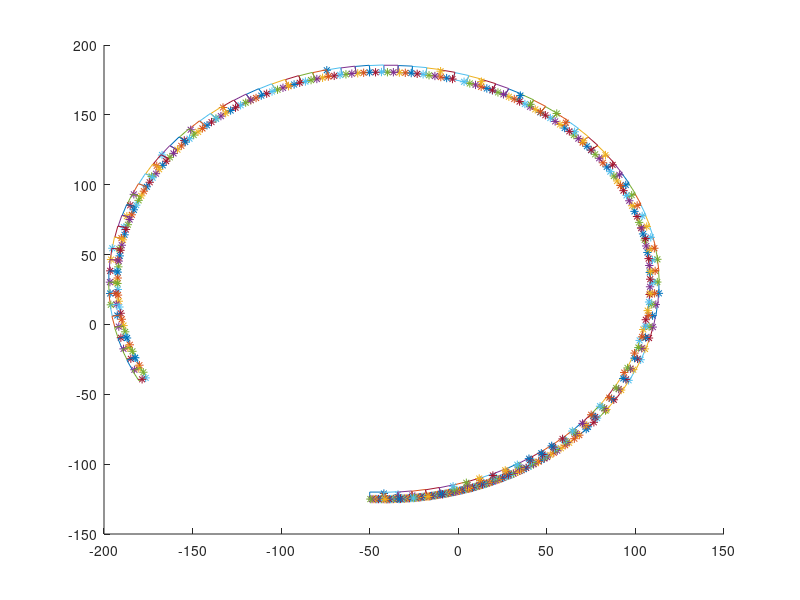

Write the MATLAB code that produced this figure.
clear;clc
close all;
precision=0.5;%激光雷达精度 
T=1;%扫描间隔
maxTime=100;%总时间
s=3;%每次逆时针旋转随机0~s度
clutterNum=50 %杂波最大值
Scenario.Z{1}=cell(1,maxTime)
F = [1, T, 0, 0
    0, 1, 0, 0
    0, 0, 1, T
    0, 0, 0, 1]; %目标转移矩阵
W=8;
H=5;
V=8;%初始x方向速度
a=[-50,V,-125+200,0]';%分别为[x轴起始坐标，x方向速度，y起始坐标，y方向速度] 矩形左下角坐标及参数
b=[a(1)+W,a(2),a(3),a(4)]';
c=[a(1)+W,a(2),a(3)+H,a(4)]';
d=[a(1),a(2),a(3)+H,a(4)]';
for i=1:T:maxTime
    %绘图
    figure(1);
    line([a(1) b(1)],[a(3)-200 b(3)-200]);
    line([b(1) c(1)],[b(3)-200 c(3)-200]);
    line([c(1) d(1)],[c(3)-200 d(3)-200]);
    line([d(1) a(1)],[d(3)-200 a(3)-200]);
    hold on;
    for j=1:precision:179 %激光雷达扫描扇形的范围
        k1=tand(j);
        xs=[a(1),b(1),c(1),d(1),a(1)];
        ys=[a(3),b(3),c(3),d(3),a(3)];
        temporary=[];
        %y1=linspace(0,10);
        %x1=y1/k1;
        %plot(x1,y1);
        hold on;
        for k=2:5
            if((xs(k)-xs(k-1))~=0)
                k2=(ys(k)-ys(k-1))/(xs(k)-xs(k-1));
                u=[(-xs(k)*k2+ys(k))/(k1-k2),k1*(((-xs(k)*k2+ys(k))/(k1-k2)))]';
                u(3)=sqrt(u(1)^2+u(2)^2);
                if (u(1)<=max(xs(k),xs(k-1))+0.01 && u(1)>=min(xs(k),xs(k-1))-0.01 && u(2)<=max(ys(k),ys(k-1))+0.01 && u(2)>=min(ys(k),ys(k-1))-0.01)
                    temporary=[temporary,u];
                end
            end
            if((xs(k)-xs(k-1))==0)
                u=[xs(k),k1*xs(k)]';
                u(3)=sqrt(u(1)^2+u(2)^2);
                if (u(1)<=max(xs(k),xs(k-1))+0.01 && u(1)>=min(xs(k),xs(k-1))-0.01 && u(2)<=max(ys(k),ys(k-1))+0.01 && u(2)>=min(ys(k),ys(k-1))-0.01)
                    temporary=[temporary,u];
                end
            end
        end
        if ~isempty(temporary)
            temporarys=temporary';
            temporarys=sortrows(temporarys,3);
            hold on;
            temporarys(1,2)=temporarys(1,2)-200;
            plot(temporarys(1,1),temporarys(1,2),'*');
            Scenario.Z{1}{i}=[Scenario.Z{1}{i},temporarys(1,1:2)'];
        end
    end
    %状态改变（主运动）
    a=F*a;
    b=F*b;
    c=F*c;
    d=F*d;
    %转动
    rx0=(a(1)+c(1))/2;
    ry0=(a(3)+c(3))/2;
%    ra=rand();
%     if ra>=0.66
%         rs=5;
%     elseif ra>=0.33 && ra<0.66
%         rs=-5;
%     else
%         rs=0;
%    end
    rs=s;%*rand();
    M=[cosd(rs),-sind(rs)
            sind(rs),cosd(rs)];%转动矩阵
    va=[a(2),a(4)]';
    va=M*va;
    a(2)=va(1);
    a(4)=va(2);
    b(2)=va(1);
    b(4)=va(2);
    c(2)=va(1);
    c(4)=va(2);
    d(2)=va(1);
    d(4)=va(2);
    ax=(a(1)-rx0)*cosd(rs)-(a(3)-ry0)*sind(rs)+rx0;
    a(3)=(a(1)-rx0)*sind(rs)+(a(3)-ry0)*cosd(rs)+ry0;
    bx=(b(1)-rx0)*cosd(rs)-(b(3)-ry0)*sind(rs)+rx0;
    b(3)=(b(1)-rx0)*sind(rs)+(b(3)-ry0)*cosd(rs)+ry0;
    cx=(c(1)-rx0)*cosd(rs)-(c(3)-ry0)*sind(rs)+rx0;
    c(3)=(c(1)-rx0)*sind(rs)+(c(3)-ry0)*cosd(rs)+ry0;
    dx=(d(1)-rx0)*cosd(rs)-(d(3)-ry0)*sind(rs)+rx0;
    d(3)=(d(1)-rx0)*sind(rs)+(d(3)-ry0)*cosd(rs)+ry0;
    a(1)=ax;
    b(1)=bx;
    c(1)=cx;
    d(1)=dx;
    ClutterNum=rand()*clutterNum;
%     for j=1:ClutterNum %杂波生成
%         cx=-200+400*rand();
%         cy=-200+400*rand();
%         Scenario.Z{1}{i}=[Scenario.Z{1}{i},[cx,cy]'];
%     end
end
% figure(2)
% for i = 1:size(Scenario.Z{1},2)
%     pause(0.1)
%     if ~isempty(Scenario.Z{1}{i})
%         plot(Scenario.Z{1}{i}(1,:),Scenario.Z{1}{i}(2,:),'b.');
%         hold on;
%     end
% end
Scenario.false_alarm_rate=60;
Scenario.detection_prob=0.9;
save ('64673','Scenario') ;